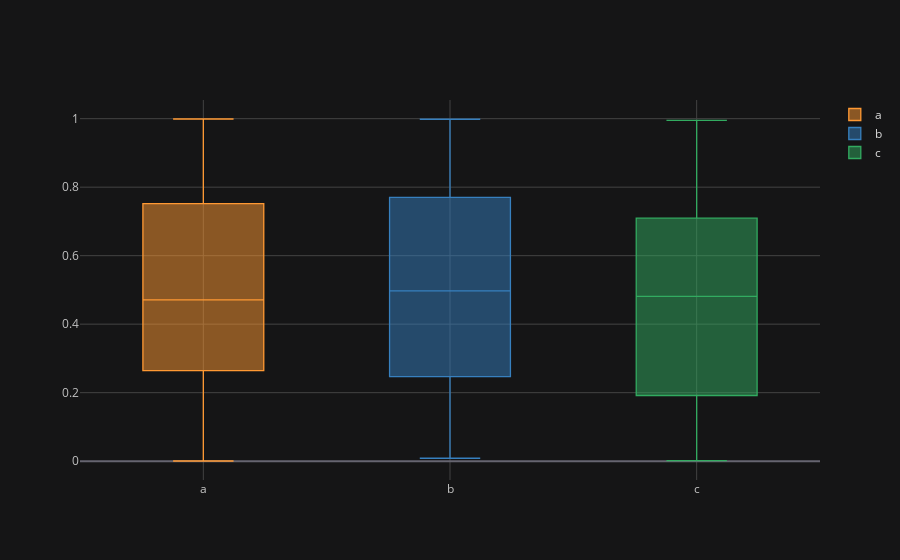

The notebook cell this image was saved under:
### Code cell
df.iplot(kind='box')

### Figure 1 — Plotly figure (JSON) as saved in the notebook; plotly's stock layout.template omitted (floating-point values rounded to 4 significant figures; data arrays with more than 128 entries replaced by an {"elided": "..."} marker saying what was removed)
{"data": [{"boxpoints": false, "line": {"width": 1.3}, "marker": {"color": "rgba(255, 153, 51, 1.0)"}, "name": "a", "orientation": "v", "type": "box", "y": {"elided": "300 float values"}}, {"boxpoints": false, "line": {"width": 1.3}, "marker": {"color": "rgba(55, 128, 191, 1.0)"}, "name": "b", "orientation": "v", "type": "box", "y": {"elided": "300 float values"}}, {"boxpoints": false, "line": {"width": 1.3}, "marker": {"color": "rgba(50, 171, 96, 1.0)"}, "name": "c", "orientation": "v", "type": "box", "y": {"elided": "300 float values"}}], "layout": {"legend": {"bgcolor": "#151516", "font": {"color": "#D9D9D9"}}, "paper_bgcolor": "#151516", "plot_bgcolor": "#151516", "title": {"font": {"color": "#D9D9D9"}}, "xaxis": {"gridcolor": "#434343", "showgrid": true, "tickfont": {"color": "#C2C2C2"}, "title": {"font": {"color": "#D9D9D9"}, "text": ""}, "zerolinecolor": "#666570"}, "yaxis": {"gridcolor": "#434343", "showgrid": true, "tickfont": {"color": "#C2C2C2"}, "title": {"font": {"color": "#D9D9D9"}, "text": ""}, "zerolinecolor": "#666570"}}}
